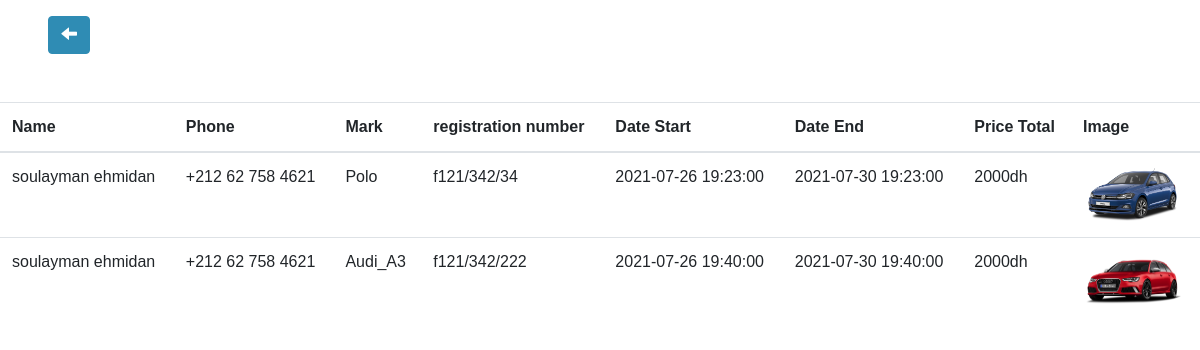
Before: /project_Fin_De_Tude/MoreClient.php?cin=BS2763523 with the older database file.
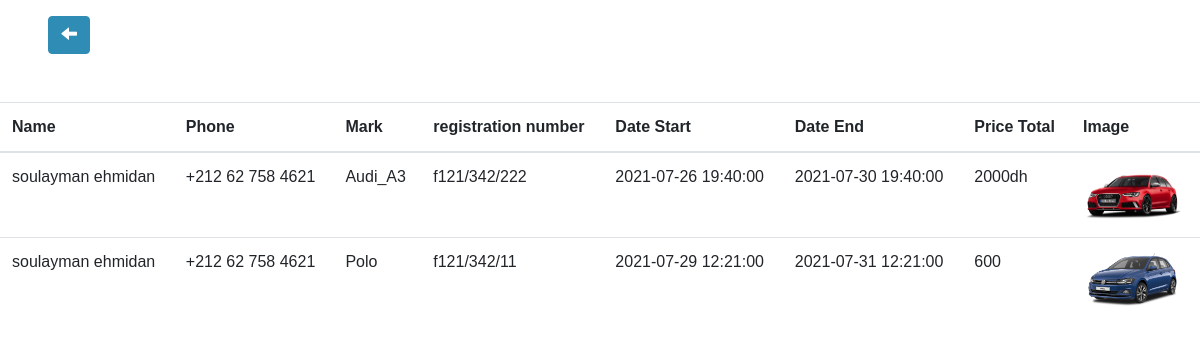
After: the same page with the newer database file.
### tables this page shows
CREATE TABLE `reservation` (
  `Id_Res` int(11) NOT NULL,
  `First_Name` char(20) DEFAULT NULL,
  `Last_Name` char(20) DEFAULT NULL,
  `Phone` varchar(20) DEFAULT NULL,
  `CIN` varchar(20) DEFAULT NULL,
  `Image_Client` varchar(255) NOT NULL,
  `Mark` varchar(20) DEFAULT NULL,
  `Date_Start` datetime DEFAULT NULL,
  `Date_End` datetime DEFAULT NULL,
  `Car_Image` varchar(250) DEFAULT NULL,
  `Price_Total` varchar(250) DEFAULT NULL,
  `Rigestration_Number` varchar(20) DEFAULT NULL
);

### project_Fin_De_Tude/MoreClient.php (the view, shortened to what this page needs)
<!DOCTYPE html>
<html lang="en">
<head>
  <link href="https://unpkg.com/aos@2.3.1/dist/aos.css" rel="stylesheet">
  <link rel="stylesheet" href="./bootstrap/css/bootstrap.css">
  <link rel="stylesheet" href="./css/main.css">
</head>
<body>
<a href="client.php"><button class="btn baack ml-5 mt-3 "><span class="glyphicon glyphicon-arrow-left"></span></button></a>
          <table class="table table-gray table-hover mt-5" data-aos="fade-down">
            <thead>
              <tr>
                <th>Name</th>
                <th>Phone</th>
                <th>Mark</th>
                <th>registration number</th>
                <th>Date Start</th>
                <th>Date End</th>
                <th>Price Total</th>
                <th>Image</th>
              </tr>
            </thead>
            <tbody>
              <?php
              include "connect.php";
              $get = $_GET['cin'];
              $Get_clientinfo = $pdo->prepare("SELECT * FROM reservation WHERE CIN='$get'");
              $Get_clientinfo->execute();
              while ($info = $Get_clientinfo->fetch()) {
              ?>
                <tr>
                  <td><?= $info["First_Name"] ?> <?= $info["Last_Name"] ?></td>
                  <td><?= $info["Phone"] ?></td>
                  <td><?= $info["Mark"] ?></td>
                  <td><?= $info["Rigestration_Number"] ?></td>
                  <td><?= $info["Date_Start"] ?></td>
                  <td><?= $info["Date_End"] ?></td>
                  <td><?= $info["Price_Total"] ?></td>
                  <td><img src="<?= $info["Car_Image"] ?>" class="imgRes" alt=""></td>
                </tr>
              <?php } ?>
            </tbody>
          </table>
</body>
</html>

### project_Fin_De_Tude/css/main.css (style rules this page uses)
body { font-family: 'Oswald', sans-serif; font-weight: 300; background: white; }
a, a:hover, a:focus { color: inherit; text-decoration: none; transition: all 0.3s; }
.baack { color: white; background-color: #2f8cb4; border: 1px solid #2f8cb4; }
.imgRes { width: 100px; height: 60px; }

Changed rows visible on the page:
removed reservation: First_Name "soulayman", Last_Name "ehmidan", Phone "+212 62 758 4621", Mark "Polo", Rigestration_Number "f121/342/34", Date_Start "2021-07-26 19:23:00", Date_End "2021-07-30 19:23:00", Price_Total "2000dh", Car_Image (picture)
added reservation: First_Name "soulayman", Last_Name "ehmidan", Phone "+212 62 758 4621", Mark "Polo", Rigestration_Number "f121/342/11", Date_Start "2021-07-29 12:21:00", Date_End "2021-07-31 12:21:00", Price_Total "600", Car_Image (picture)
